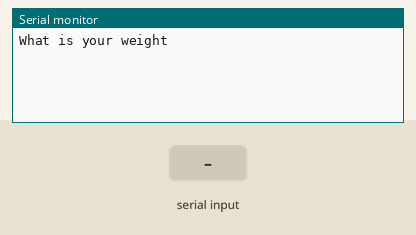
A sketch run on a simulated Arduino Uno, built with avr-gcc and run on an emulated ATmega328P. Parts: the last lines printed to the serial monitor. The test bench sets the inputs (shaded band).

Above: at 1.2 s.
1.3 s: "90,45\n" received over Serial
At 3.5 s:
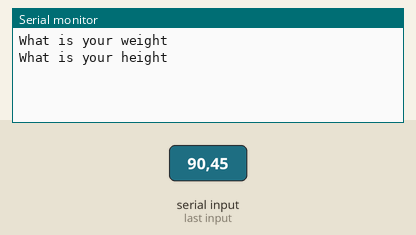
3.8 s: "30,150\n" received over Serial
At 5.5 s:
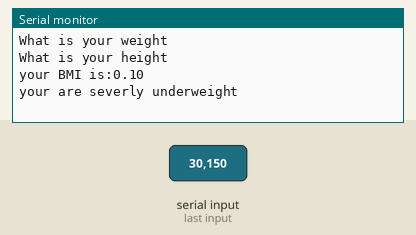
6.3 s: "0\n" received over Serial
At 8.5 s:
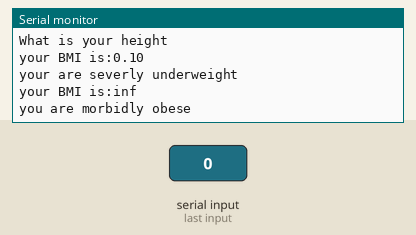

The sketch:

Bmi_index_code.ino
```cpp
float height = 0;
float weight = 0;
String firststring;
String secondstring;
float x = 0;
void setup() {
  Serial.begin(115200);
  Serial.println("What is your weight");
}

void loop() {

  if ((weight==0) && Serial.available()){
    firststring = Serial.readString();
    weight = firststring.toFloat();
    Serial.println("What is your height");
  }
  if ((weight>0) && Serial.available()) {
    secondstring = Serial.readString();
    height = secondstring.toFloat();
    Serial.print("your BMI is:");
    x = (weight/(height*height));

    Serial.println (x);
    if (x<16) {Serial.println("your are severly underweight");}

    else if (16<=x && x<=18.4) {Serial.println("you are underweight");}

    else if (18.5<=x && x<=24.9) {Serial.println("you are normal");}

    else if (25<=x && x<=29.9) {Serial.println("you are overweight");}

    else if (30<=x && x<=34.9) {Serial.println("you are moderately obese");}

    else if (35<=x && x<=39.9) {Serial.println("you are severely obese");}

    else if (x>=40) {Serial.println("you are morbidly obese");}
    }


}
```

Measured:
- after the input at 1.3 s, the serial monitor: prints a new line after 1.0 s (image 1)
- after the input at 3.8 s, the serial monitor: prints a new line after 1.0 s (image 2)
- after the input at 6.3 s, the serial monitor: prints a new line after 1.0 s (image 3)
